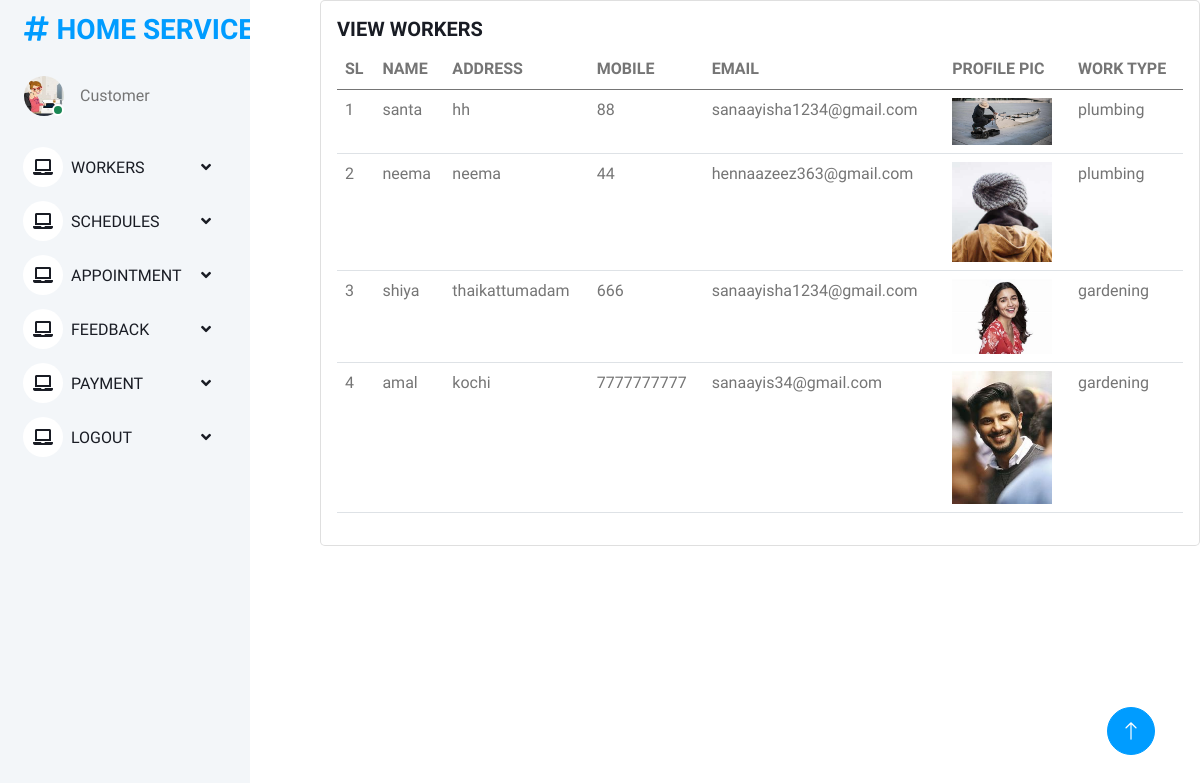
The page /customer_view_worker (signed in) on the database its author committed.
### onlinehomeservice_app/models.py (models this page shows, shortened)
class register(models.Model):
    user=models.ForeignKey(Login,on_delete=models.CASCADE)
    name = models.CharField(max_length=100)
    profile_pic= models.FileField(upload_to='profilepic/')
    address = models.CharField(max_length=40)
    mobile = models.CharField(max_length=10,null=False)
    email = models.EmailField()
    work_type = models.ForeignKey(work,on_delete=models.CASCADE)

class work(models.Model):
    name = models.CharField(max_length=100)
    charge = models.IntegerField()
    def __str__(self):
        return self.name

### onlinehomeservice_app/views.py (the view)
# urls.py: path("customer_view_worker", views.customer_view_worker, name="customer_view_worker"),
@login_required(login_url='loginpage')
def customer_view_worker(request):
    data=register.objects.all
    print(data)
    return render(request,"customer/customer_view_worker.html",{"data": data})

### templates/customer/customer_view_worker.html (shortened to what this page needs)
{% extends "customer/customerbase.html" %}
{% block content %}
<div class="card" style="width: 55rem;">
  <div class="card-body">
    <h5 class="card-title">VIEW WORKERS</h5>
 <table class="table">
  <thead>
    <tr>
        <th scope="col">SL</th>
        <th scope="col">NAME</th>
      <th scope="col">ADDRESS</th>
      <th scope="col">MOBILE</th>
      <th scope="col">EMAIL</th>
        <th scope="col">PROFILE PIC</th>
                <th scope="col">WORK TYPE</th>
    </tr>
  </thead>
       <tbody>
  {% for i in data %}
  <tr>
    <td>{{forloop.counter}}</td>
    <td>{{i.name}}</td>
      <td>{{i.address}}</td>
    <td>{{i.mobile}}</td>
    <td>{{i.email}}</td>
          <td><img src="{{i.profile_pic.url }}" style="width:100px"></td>
          <td>{{i.work_type}}</td>
  </tr>
            {% endfor %}
  </tbody>
 </table>
{% endblock %}

### static/assets1/css/style.css (style rules this page uses)
:root { --primary: #009CFF; --light: #F3F6F9; --dark: #191C24; }

### rows shown on the page
register: name "santa", address "hh", mobile "88", email "sanaayisha1234@gmail.com", profile_pic (picture), work_type "plumbing"
register: name "neema", address "neema", mobile "44", email "hennaazeez363@gmail.com", profile_pic (picture), work_type "plumbing"
register: name "shiya", address "thaikattumadam", mobile "666", email "sanaayisha1234@gmail.com", profile_pic (picture), work_type "gardening"
register: name "amal", address "kochi", mobile "7777777777", email "sanaayis34@gmail.com", profile_pic (picture), work_type "gardening"
